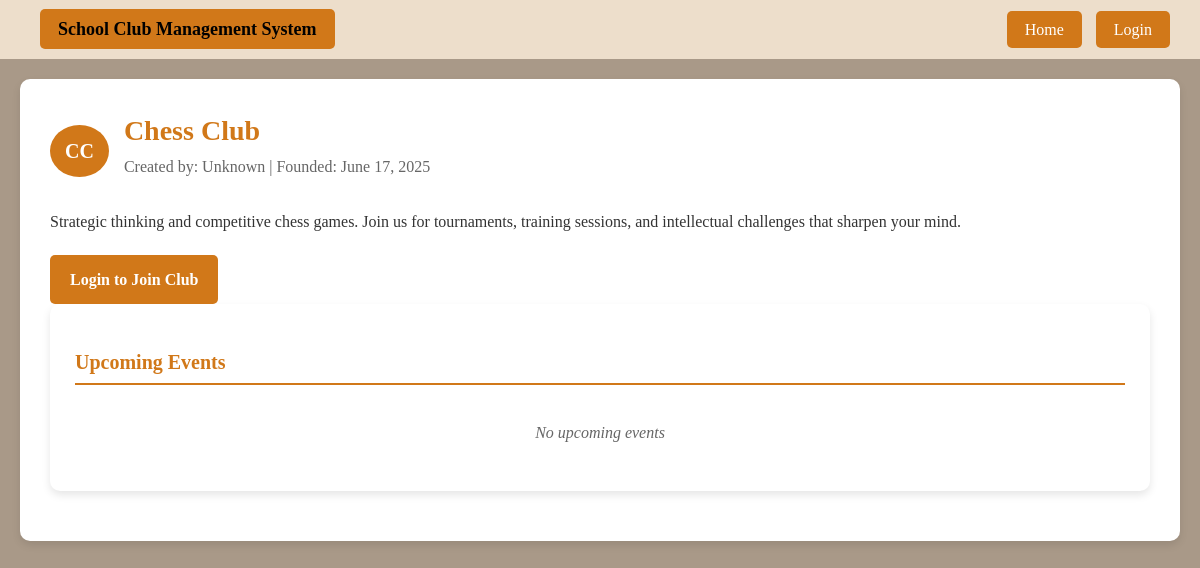
The app's page /club_details.php?id=1, older data.
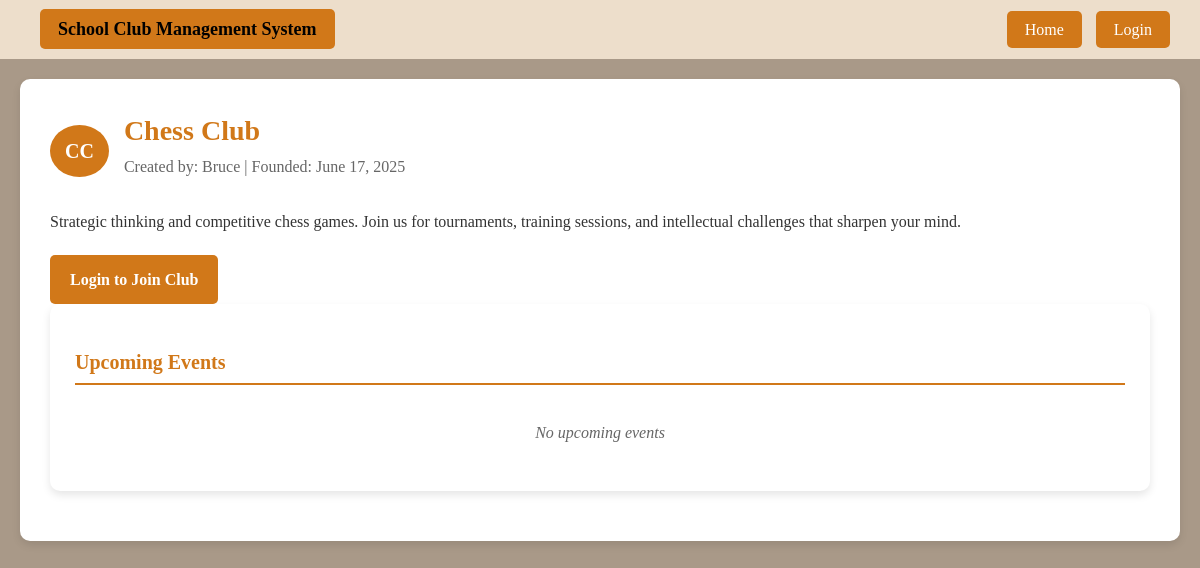
The same page, newer data.
### tables this page shows
CREATE TABLE `clubs` (
  `id` int(11) NOT NULL,
  `patron_id` int(11) NOT NULL,
  `name` varchar(100) NOT NULL,
  `initials` varchar(10) NOT NULL,
  `description` text DEFAULT NULL,
  `created_by` int(11) DEFAULT NULL,
  `created_at` timestamp NOT NULL DEFAULT current_timestamp()
);

CREATE TABLE `users` (
  `id` int(11) NOT NULL,
  `username` varchar(50) NOT NULL,
  `surname` varchar(100) DEFAULT NULL,
  `email` varchar(100) NOT NULL,
  `school_id` varchar(50) NOT NULL,
  `password` varchar(255) NOT NULL,
  `role` enum('student','club_manager','admin') DEFAULT 'student',
  `created_at` timestamp NOT NULL DEFAULT current_timestamp()
);

### club_details.php (the view, shortened to what this page needs)
<?php
$conn = new mysqli("localhost", "root", "", "ics_project");
$club_id = isset($_GET['id']) ? intval($_GET['id']) : 0;
$club_stmt = $conn->prepare("SELECT c.*, u.username as creator_name FROM clubs c LEFT JOIN users u ON c.created_by = u.id WHERE c.id = ?");
$club_stmt->bind_param("i", $club_id);
$club_stmt->execute();
$club_result = $club_stmt->get_result();
$club = $club_result->fetch_assoc();
$events_stmt = $conn->prepare("SELECT * FROM events WHERE club_id = ? ORDER BY event_date DESC");
$events_stmt->bind_param("i", $club_id);
$events_stmt->execute();
$events_result = $events_stmt->get_result();
$is_member = false;
$has_pending_request = false;
?>
<!DOCTYPE html>
<html>
<head>
</head>
<body>
    <div class="navbar">
        <div class="logo">
            <a href="home.php" style="color: black; text-decoration: none;">
                School Club Management System
            </a>
        </div>
        <div>
            <?php if (isset($_SESSION['username'])): ?>
                <span style="color: black; margin-right: 10px;">
                    Welcome, <?php echo htmlspecialchars($_SESSION['username']); ?>!
                </span>
                <a href="home.php">Home</a>
                <a href="student_dashboard.php">Dashboard</a>
                <a href="logout.php">Logout</a>
            <?php else: ?>
                <a href="home.php">Home</a>
                <a href="login.php">Login</a>
            <?php endif; ?>
        </div>
    </div>
    <div class="container">
        <div class="club-header">
            <div class="club-title">
                <div class="club-initials-badge"><?php echo htmlspecialchars($club['initials']); ?></div>
                <div>
                    <h1 class="club-name"><?php echo htmlspecialchars($club['name']); ?></h1>
                    <div class="club-meta">
                        Created by: <?php echo htmlspecialchars($club['creator_name'] ?? 'Unknown'); ?> |
                        Founded: <?php echo date('F j, Y', strtotime($club['created_at'])); ?>
                    </div>
                </div>
            </div>
            <div class="club-description">
                <?php echo htmlspecialchars($club['description']); ?>
            </div>
            <?php if (isset($_SESSION['user_id'])): ?>
    <div class="action-buttons">
        <?php if ($is_member): ?>
            <span class="btn btn-success">✓ You are a member</span>
            <a href="leave_club.php?id=<?php echo $club_id; ?>" class="btn btn-secondary"
               onclick="return confirm('Are you sure you want to leave this club?')">Leave Club</a>
        <?php elseif ($has_pending_request): ?>
            <span class="btn btn-secondary">Request Pending</span>
        <?php else: ?>
            <form method="POST" style="display: inline;">
                <input type="hidden" name="club_id" value="<?php echo $club_id; ?>">
                <button type="submit" name="join_club" class="btn btn-primary">Join Club</button>
            </form>
        <?php endif; ?>
    </div>
<?php else: ?>
    <div class="action-buttons">
        <a href="login.php" class="btn btn-primary">Login to Join Club</a>
    </div>
<?php endif; ?>
        <div class="section">
            <h2 class="section-title">Upcoming Events</h2>
            <?php if ($events_result->num_rows > 0): ?>
                <?php while($event = $events_result->fetch_assoc()): ?>
                    <div class="event-item">
                        <div class="event-title"><?php echo htmlspecialchars($event['title']); ?></div>
                        <div class="event-date">
                            <?php echo $event['event_date'] ? date('F j, Y', strtotime($event['event_date'])) : 'Date TBD'; ?>
                        </div>
                        <div><?php echo htmlspecialchars($event['description']); ?></div>
                    </div>
                <?php endwhile; ?>
            <?php else: ?>
                <div class="no-content">No upcoming events</div>
            <?php endif; ?>
        </div>
    </div>
</body>

### club_details.php (style rules this page uses)
body { font-family: 'Times New Roman', Times, serif; margin: 0; padding: 0; background-color: rgb(169, 153, 136); line-height: 1.6; }
.navbar { background-color: rgb(237, 222, 203); padding: 15px 30px; display: flex; justify-content: space-between; align-items: center; }
.navbar .logo { font-size: 18px; font-weight: bold; color: black; }
.navbar a { background-color: rgb(209, 120, 25); color: #fff; padding: 10px 18px; text-decoration: none; border-radius: 5px; transition: background-color 0.3s ease; margin-left: 10px; }
.container { max-width: 1200px; margin: 0 auto; padding: 20px; }
.club-header { background-color: white; border-radius: 10px; padding: 30px; margin-bottom: 20px; box-shadow: 0 4px 8px rgba(0, 0, 0, 0.1); }
.club-title { display: flex; align-items: center; gap: 15px; margin-bottom: 15px; }
.club-initials-badge { background-color: rgb(209, 120, 25); color: white; padding: 10px 15px; border-radius: 50%; font-weight: bold; font-size: 20px; }
.club-name { font-size: 28px; color: rgb(209, 120, 25); margin: 0; }
.club-meta { color: #666; margin-bottom: 15px; }
.club-description { font-size: 16px; color: #333; }
.action-buttons { margin-top: 20px; display: flex; gap: 10px; }
.btn { padding: 12px 20px; border: none; border-radius: 5px; cursor: pointer; text-decoration: none; display: inline-block; transition: background-color 0.3s ease; font-weight: bold; }
.btn-primary { background-color: rgb(209, 120, 25); color: white; }
.section { background-color: white; border-radius: 10px; padding: 25px; margin-bottom: 20px; box-shadow: 0 4px 8px rgba(0, 0, 0, 0.1); }
.section-title { color: rgb(209, 120, 25); font-size: 20px; margin-bottom: 15px; border-bottom: 2px solid rgb(209, 120, 25); padding-bottom: 5px; }
.no-content { text-align: center; color: #666; font-style: italic; padding: 20px; }

Row changes from the older to the newer data that the page shows:
changed clubs "Chess Club": created_by.username (not shown) → "Bruce"
Text that changed along with them:
$club['creator_name']: "Unknown" → (not shown)
